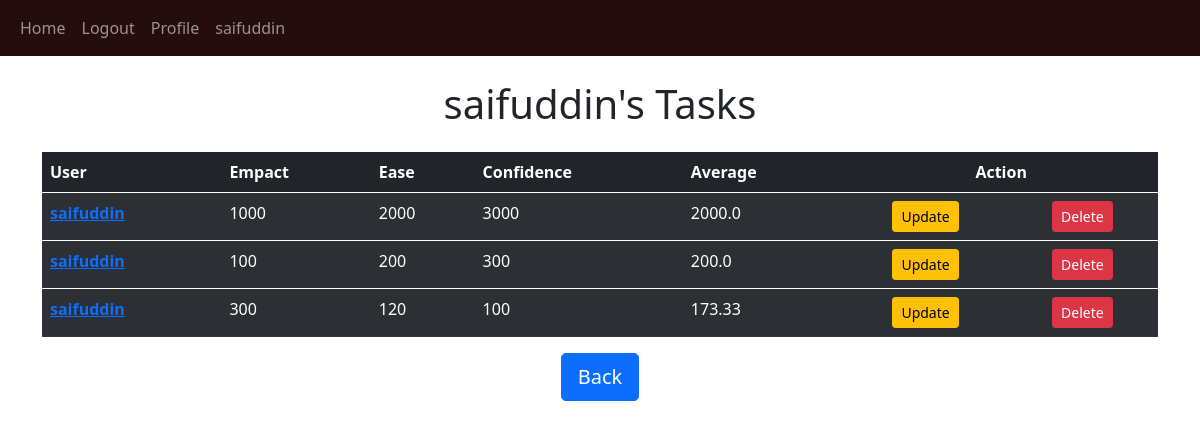
The app's page /tasks/saifuddin (signed in) with its own data.
### Task_app/models.py (models this page shows)
class User(db.Model,UserMixin):
    id = db.Column(db.Integer,primary_key =True)
    email = db.Column(db.String(120),unique = True)
    username = db.Column(db.String(120),unique = True)
    password = db.Column(db.String(120),unique = True)
    contact = db.Column(db.String(15),unique = True)
    tasks = db.relationship('Task',backref ='user',passive_deletes = True)

class Task(db.Model):
    id = db.Column(db.Integer, primary_key=True)
    empact = db.Column(db.Integer)
    ease = db.Column(db.Integer)
    confidence = db.Column(db.Integer)
    average = db.Column(db.Float)
    author = db.Column(db.Integer, db.ForeignKey(
        'user.id', ondelete="CASCADE"), nullable=False)

### Task_app/show.py (the view)
@show.route("/tasks/<username>")
@login_required
def tasks(username):
    user = User.query.filter_by(username= username).first()
    if not user:
        flash('No user exist with this name', category='error')
        return redirect(url_for('show.index'))
    tasks = user.tasks
    task_list = []
    for ele in tasks:
        d = {"empact" : ele.empact,"ease" : ele.ease,"confidence" : ele.confidence,"average" : ele.average,"user":ele.user.username,"author" : ele.author,"id" : ele.id}
        task_list.append(d)
    task_list = sorted(task_list,key = lambda i:i['average'],reverse = True)
    return render_template("task.html",user = current_user, tasks = task_list,username = username)

### Task_app/__init__.py (called while the page is built)
def create_app():
    app = Flask(__name__)
    app.config['SECRET_KEY'] = "@hello123"
    app.config['SQLALCHEMY_DATABASE_URI'] = f'sqlite:///{DATABASE}'
    db.init_app(app)
    from .show import show
    from .validation import validation
    app.register_blueprint(show, url_prefix = "/")
    app.register_blueprint(validation, url_prefix = "/")
    from . models import User,Task
    create_database(app)
    login_manager = LoginManager()
    login_manager.login_view = "validation.login"
    login_manager.init_app(app)
    @login_manager.user_loader
    def load_user(id):
        return User.query.get(int(id))
    return app

### Task_app/templates/task.html (shortened to what this page needs)
{% extends "task_div.html" %}  {% block header %} {{username}}'s Tasks {% endblock %} {% block footer %}
<div align="center">
  <a href="/"
    ><button type="button" class="btn btn-primary btn-lg">Back</button></a
  >
</div>
{% endblock %}

### Task_app/templates/task_div.html (shortened to what this page needs)
{% extends "base.html" %} {% block title %}Index {% endblock %} {% block contant
%}
<h1 class="mt-4 text-center">{% block header %}Tasks{% endblock %}</h1>
<div id="posts">
  <table class="table table-striped table-dark mt-3">
          <thead>
            <tr>
              <th scope="col">User</th>
              <th scope="col">Empact</th>
              <th scope="col">Ease</th>
              <th scope="col">Confidence</th>
              <th scope="col">Average</th>
              <th scope="col" colspan="2" class="text-center">Action</th>
            </tr>
          </thead>
  <div class="row">
    <div class="col-md-8">
      <div class="row">
        {% for task in tasks %}
          <tbody>
            <tr><th scope="row">
              <a href="/tasks/{{task.user}}">{{task.user}}</a></th>
              <td>{{task.empact}}</td>
              <td>{{task.ease}}</td>
              <td>{{task.confidence}}</td>
              <td>{{task.average}}</td>
              {% if user.id == task.author %}
                <td class="text-center"><a class="btn btn-sm btn-warning " href="/update-task/{{task.id}}">Update</a></td>
                <td class="text-center"><a class="btn btn-sm btn-danger" href="/delete-task/{{task.id}}">Delete</a></td>
              {% else %}
              <td class="text-center"><a class="btn btn-sm btn-warning disabled" href="#">Update</a></td>
              <td class="text-center"><a class="btn btn-sm btn-danger disabled" href="#1">Delete</a></td>
              {% endif %}
            </tr>
          </tbody>
          {% endfor %}
        </table>
      </div>
    </div>
{% block footer %}{% endblock %} {% endblock %}

### Task_app/templates/base.html (shortened to what this page needs)
<!DOCTYPE html>
<html lang="en">
  <head>
    <link
      href="https://cdn.jsdelivr.net/npm/bootstrap@5.0.2/dist/css/bootstrap.min.css"
      rel="stylesheet"
    />
  </head>
  <body>
    <nav
      class="navbar navbar-expand-lg navbar-dark bgColor2 textColor navbar-fixed-top"
    >
      <div class="container-fluid">
        <div class="collapse navbar-collapse" id="navbar">
          <div class="navbar-nav">
            <a class="nav-item nav-link" href="/">Home</a>
            {% if user.is_authenticated %}
            <a class="nav-item nav-link" href="/logout">Logout</a>
            <a class="nav-item nav-link" href="/user-profile">Profile</a>
            <a class="nav-item nav-link" href="/user-profile">
              {{user.username}}
            </a>
            {% else %}
            <a class="nav-item nav-link" href="/login">Login</a>
            <a class="nav-item nav-link" href="/signup">Sign Up</a>
            {% endif %}
          </div>
        </div>
      </div>
    </nav>
    <div class="container">{% block contant %}{% endblock %}</div>
  </body>
</html>

### Task_app/templates/base.html (style rules this page uses)
.bgColor2 { background-color: #260d0d; }
.textColor { color: #260d0d; }

### records on screen
User: username "saifuddin", user "saifuddin" "saifuddin" "saifuddin"
Task: empact "1000", ease "2000", confidence "3000", average "2000.0"
Task: confidence "300", average "200.0"
Task: empact "300", average "173.33"

### other values on screen
{{ task.empact }} "100"
{{ task.ease }} "200" "120"
{{ task.confidence }} "100"
